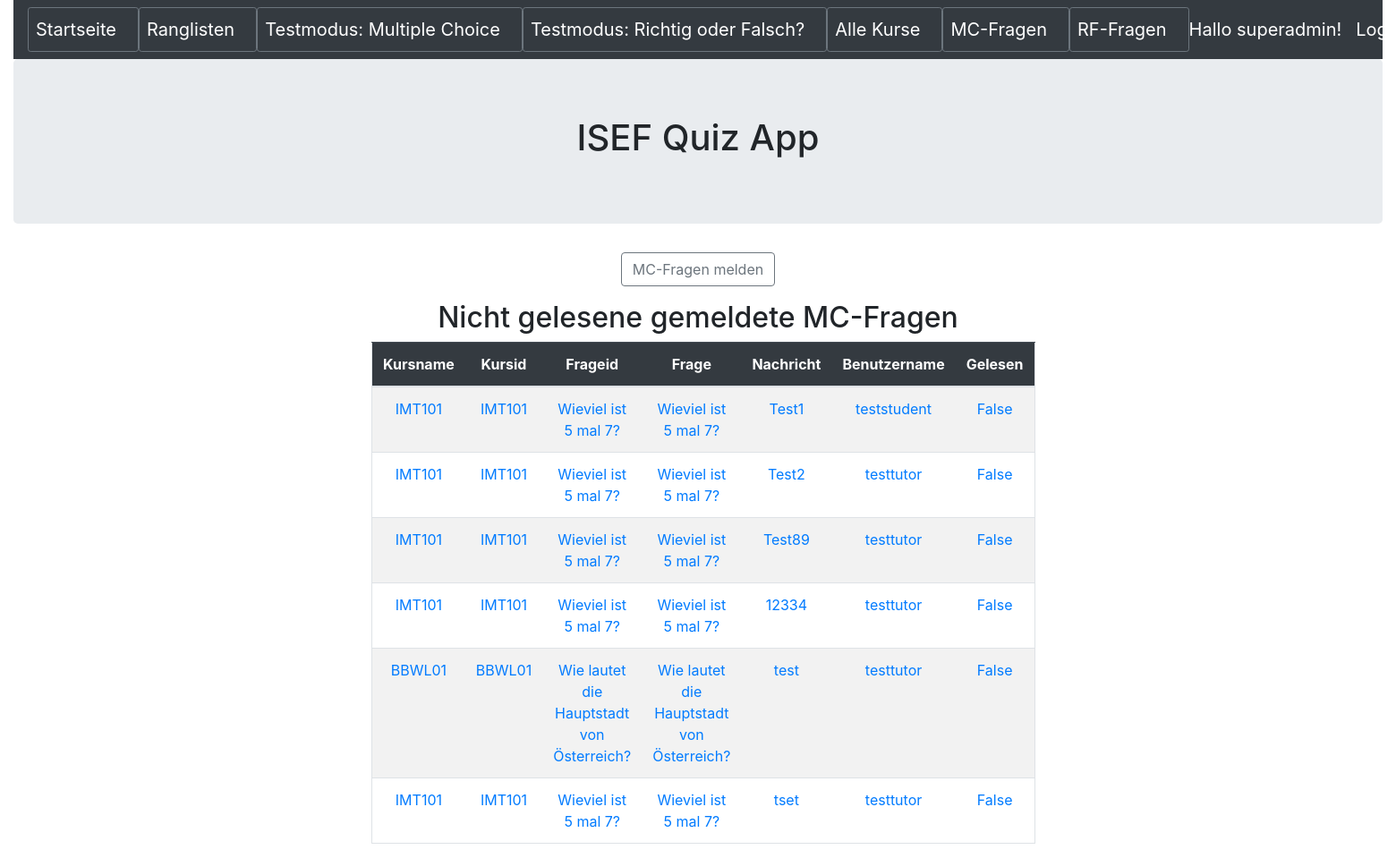
The app's page /meldungmcfragenungelesen (signed in) with its own data.
### quiz/models.py (models this page shows, shortened)
class MeldungMCFragen(models.Model):
    kursname = models.CharField(max_length=50,blank=False)
    kursid = models.ForeignKey(Kurs,null=True,blank=False,on_delete=models.CASCADE)
    frageid = models.ForeignKey(Frage,null=True,blank=False,on_delete=models.CASCADE)
    frage = models.CharField(max_length=255,blank=False)
    nachricht = models.CharField(max_length=500,blank=False)
    benutzername = models.CharField(max_length=50,blank=False)
    gelesen=models.BooleanField(default=False)

class Kurs(models.Model):
    name = models.CharField(max_length=50,help_text='Geben Sie den Namen des Kurses ein')
    beschreibung = models.CharField(max_length=255,help_text='Geben Sie die Beschreibung des Kurses ein')
    def __str__(self):
        return self.name

class Frage(models.Model):
    name = models.CharField(max_length=255,blank=False,help_text='Geben Sie hier die Frage ein')
    kurs = models.ForeignKey(Kurs,null=True,blank=False,on_delete=models.CASCADE,help_text='Wählen Sie den Kurs, welchem die Frage zugewiesen wird')
    antwort1 = models.CharField(max_length=255,blank=False,null=True,help_text='Geben Sie die Antwort1 der Frage ein')
    antwort1richtig = models.BooleanField(default=False,help_text='Geben Sie an ob Antwort1 richtig ist',verbose_name="Antwort1 richtig?")
    antwort2 = models.CharField(max_length=255,blank=False,null=True,help_text='Geben Sie die Antwort2 der Frage ein')
    antwort2richtig = models.BooleanField(default=False,help_text='Geben Sie an ob Antwort2 richtig ist',verbose_name="Antwort2 richtig?")
    antwort3 = models.CharField(max_length=255,blank=True,null=True,help_text='Geben Sie die Antwort3 der Frage ein (optional)')
    antwort3richtig = models.BooleanField(default=False,help_text='Geben Sie an ob Antwort3 richtig ist',verbose_name="Antwort3 richtig?")
    antwort4 = models.CharField(max_length=255,blank=True,null=True,help_text='Geben Sie die Antwort4 der Frage ein (optional)')
    antwort4richtig = models.BooleanField(default=False,help_text='Geben Sie an ob Antwort4 richtig ist',verbose_name="Antwort4 richtig?")
    freigegeben=models.BooleanField(default=False,help_text='Frage freigeben?',verbose_name="Frage freigeben")
    def __str__(self):
        return self.name

### quiz/views.py (the view)
# urls.py: path('meldungmcfragenungelesen', MeldungMCFragenUpdateNichtGelesen.as_view(), name='meldungmcfragen_ungelesen'),
class MeldungMCFragenUpdateNichtGelesen(AuthListView):
    model = MeldungMCFragen
    template_name = 'meldungmcfrage/meldungmcfragen_unread.html'
    fields = '__all__'
    permission_required = ('quiz.view_meldungmcfragen')
    def get_queryset(self):
        return MeldungMCFragen.objects.raw('select id, frage, nachricht, benutzername, frageid_id, kursid_id, kursname, gelesen FROM quiz_meldungmcfragen where gelesen = "0"')

### quiz/templates/meldungmcfrage/meldungmcfragen_unread.html
{% extends 'base.html' %}
{% block content %}
<div class="text-center">
	<p><button type="button" class="btn btn-outline-secondary" onclick="location.href='{% url 'meldungmcfrage_select'  %}'"> MC-Fragen melden</button></p>
</div>
<h2 class="text-center">Nicht gelesene gemeldete MC-Fragen</h2>
<div class="container text-center">
	<div class="row justify-content-md-center">
		<div class="col-sm-8 ">
			<table  class ="table border table-hover table-striped">
				<thead class="table-dark">
					<th width=100 scope = "col">Kursname</th>
					<th width=100 scope = "col">Kursid</th>
					<th width=100 scope = "col">Frageid</th>
					<th width=100 scope = "col">Frage</th>
					<th width=100 scope = "col">Nachricht</th>
					<th width=550 scope = "col">Benutzername</th>
					<th width=550 scope = "col">Gelesen</th>
				</thead>
				<tbody>
				{% for meldungmcfragen in object_list %}
					<tr>
						<td> <a href="{% url 'meldungmcfragen_detail' meldungmcfragen.pk %}">{{ meldungmcfragen.kursname }}</a> </td>
						<td> <a href="{% url 'meldungmcfragen_detail' meldungmcfragen.pk %}">{{ meldungmcfragen.kursid }}</a> </td>
						<td> <a href="{% url 'meldungmcfragen_detail' meldungmcfragen.pk %}">{{ meldungmcfragen.frageid }}</a> </td>
						<td> <a href="{% url 'meldungmcfragen_detail' meldungmcfragen.pk %}">{{ meldungmcfragen.frage}}</a> </td>
						<td> <a href="{% url 'meldungmcfragen_detail' meldungmcfragen.pk %}">{{ meldungmcfragen.nachricht}}</a> </td>
						<td> <a href="{% url 'meldungmcfragen_detail' meldungmcfragen.pk %}">{{ meldungmcfragen.benutzername}}</a> </td>
						<td> <a href="{% url 'meldungmcfragen_detail' meldungmcfragen.pk %}">{{ meldungmcfragen.gelesen}}</a> </td>
					</tr>
				{% endfor %}
				</tbody>
			</table>
		</div>
	</div>
</div>
{% endblock content %}

### templates/base.html (shortened to what this page needs)
<!DOCTYPE html>
<html>
  <head>
	<link rel="stylesheet" href="https://stackpath.bootstrapcdn.com/bootstrap/4.5.0/css/bootstrap.min.css">
  </head>
  <body>
    <div class="container-fluid">
        <header>
            <nav class="navbar navbar-expand-lg navbar-dark bg-dark">
                <button type="button" class="btn btn-outline-secondary btn-sm"><a class="navbar-brand" href="{% url 'index' %}">Startseite</a></button>
                <button type="button" class="btn btn-outline-secondary btn-sm"><a class="navbar-brand" href="{% url 'ergebnis_start' %}">Ranglisten</a></button>
                <button type="button" class="btn btn-outline-secondary btn-sm"><a class="navbar-brand" href="{% url 'mctest_select' %}">Testmodus: Multiple Choice</a></button>
                <button type="button" class="btn btn-outline-secondary btn-sm"><a class="navbar-brand" href="{% url 'rftest_select' %}">Testmodus: Richtig oder Falsch?</a></button>
                <button type="button" class="btn btn-outline-secondary btn-sm"><a class="navbar-brand" href="{% url 'kurs_start' %}">Alle Kurse</a></button>
                <button type="button" class="btn btn-outline-secondary btn-sm"><a class="navbar-brand" href="{% url 'frage_start' %}">MC-Fragen</a></button>
                <button type="button" class="btn btn-outline-secondary btn-sm"><a class="navbar-brand" href="{% url 'richtigoderfalsch_start' %}">RF-Fragen</a></button>
				{% if user.is_authenticated %}
                <a class="navbar-brand ml-auto order-md-last ">Hallo {{ user.get_username }}!</a>
                <a class="navbar-brand ml-auto order-md-last" href="{% url 'logout'%}?next={{request.path}}">Logout</a>
                {% else %}
                <a class="navbar-brand ml-auto order-md-last" href="{% url 'login'%}?next={{request.path}}">Login</a>
                {% endif %}
            </nav>
        </header>
        <div class="jumbotron">
            <h1 class="text-center">ISEF Quiz App</h1>
        </div>
        {% block content %}
        {% endblock content %}
    </div>
  </body>
</html>

### records on screen
MeldungMCFragen: kursname "IMT101", kursid "IMT101", frageid "Wieviel ist 5 mal 7?", frage "Wieviel ist 5 mal 7?", nachricht "Test1", benutzername "teststudent", gelesen "False"
MeldungMCFragen: kursname "IMT101", kursid "IMT101", frageid "Wieviel ist 5 mal 7?", frage "Wieviel ist 5 mal 7?", nachricht "Test2", benutzername "testtutor", gelesen "False"
MeldungMCFragen: kursname "IMT101", kursid "IMT101", frageid "Wieviel ist 5 mal 7?", frage "Wieviel ist 5 mal 7?", nachricht "Test89", benutzername "testtutor", gelesen "False"
MeldungMCFragen: kursname "IMT101", kursid "IMT101", frageid "Wieviel ist 5 mal 7?", frage "Wieviel ist 5 mal 7?", nachricht "12334", benutzername "testtutor", gelesen "False"
MeldungMCFragen: kursname "BBWL01", kursid "BBWL01", frageid "Wie lautet die Hauptstadt von Österreich?", frage "Wie lautet die Hauptstadt von Österreich?", nachricht "test", benutzername "testtutor", gelesen "False"
MeldungMCFragen: kursname "IMT101", kursid "IMT101", frageid "Wieviel ist 5 mal 7?", frage "Wieviel ist 5 mal 7?", nachricht "tset", benutzername "testtutor", gelesen "False"

### other values on screen
{{ user.get_username }} "superadmin"
